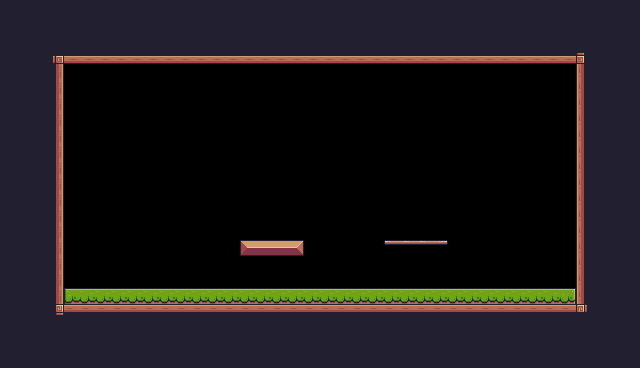

Tiled map render using the project's own tile images. Description and the whole map definition, tile-layer contents included, below:
An orthogonal 40x23 tile map with 16x16 px tiles, 1 tile layer (Background) and 12 objects (2x Fruit, Platform, Player, Checkpoint, Collected Fruits).

<map version="1.10" tiledversion="1.10.2" orientation="orthogonal" renderorder="right-down" width="40" height="23" tilewidth="16" tileheight="16" infinite="0" nextlayerid="4" nextobjectid="23">
 <tileset firstgid="1" source="Pixel Adventure.tsx" />
 <layer id="1" name="Background" width="40" height="23">
  <properties>
   <property name="Background Color" value="Blue" />
  </properties>
  <data encoding="csv">
24,24,24,24,24,24,24,24,24,24,24,24,24,24,24,24,24,24,24,24,24,24,24,24,24,24,24,24,24,24,24,24,24,24,24,24,24,24,24,24,
24,24,24,24,24,24,24,24,24,24,24,24,24,24,24,24,24,24,24,24,24,24,24,24,24,24,24,24,24,24,24,24,24,24,24,24,24,24,24,24,
24,24,24,24,24,24,24,24,24,24,24,24,24,24,24,24,24,24,24,24,24,24,24,24,24,24,24,24,24,24,24,24,24,24,24,24,24,24,24,24,
24,24,24,92,134,134,134,134,134,134,134,134,134,134,134,134,134,134,134,134,134,134,134,134,134,134,134,134,134,134,134,134,134,134,134,134,93,24,24,24,
24,24,24,113,0,0,0,0,0,0,0,0,0,0,0,0,0,0,0,0,0,0,0,0,0,0,0,0,0,0,0,0,0,0,0,0,111,24,24,24,
24,24,24,113,0,0,0,0,0,0,0,0,0,0,0,0,0,0,0,0,0,0,0,0,0,0,0,0,0,0,0,0,0,0,0,0,111,24,24,24,
24,24,24,113,0,0,0,0,0,0,0,0,0,0,0,0,0,0,0,0,0,0,0,0,0,0,0,0,0,0,0,0,0,0,0,0,111,24,24,24,
24,24,24,113,0,0,0,0,0,0,0,0,0,0,0,0,0,0,0,0,0,0,0,0,0,0,0,0,0,0,0,0,0,0,0,0,111,24,24,24,
24,24,24,113,0,0,0,0,0,0,0,0,0,0,0,0,0,0,0,0,0,0,0,0,0,0,0,0,0,0,0,0,0,0,0,0,111,24,24,24,
24,24,24,113,0,0,0,0,0,0,0,0,0,0,0,0,0,0,0,0,0,0,0,0,0,0,0,0,0,0,0,0,0,0,0,0,111,24,24,24,
24,24,24,113,0,0,0,0,0,0,0,0,0,0,0,0,0,0,0,0,0,0,0,0,0,0,0,0,0,0,0,0,0,0,0,0,111,24,24,24,
24,24,24,113,0,0,0,0,0,0,0,0,0,0,0,0,0,0,0,0,0,0,0,0,0,0,0,0,0,0,0,0,0,0,0,0,111,24,24,24,
24,24,24,113,0,0,0,0,0,0,0,0,0,0,0,0,0,0,0,0,0,0,0,0,0,0,0,0,0,0,0,0,0,0,0,0,111,24,24,24,
24,24,24,113,0,0,0,0,0,0,0,0,0,0,0,0,0,0,0,0,0,0,0,0,0,0,0,0,0,0,0,0,0,0,0,0,111,24,24,24,
24,24,24,113,0,0,0,0,0,0,0,0,0,0,0,0,0,0,0,0,0,0,0,0,0,0,0,0,0,0,0,0,0,0,0,0,111,24,24,24,
24,24,24,113,0,0,0,0,0,0,0,0,0,0,0,13,14,14,15,0,0,0,0,0,40,41,41,42,0,0,0,0,0,0,0,0,111,24,24,24,
24,24,24,113,0,0,0,0,0,0,0,0,0,0,0,0,0,0,0,0,0,0,0,0,0,0,0,0,0,0,0,0,0,0,0,0,111,24,24,24,
24,24,24,113,0,0,0,0,0,0,0,0,0,0,0,0,0,0,0,0,0,0,0,0,0,0,0,0,0,0,0,0,0,0,0,0,111,24,24,24,
24,24,24,113,7,8,8,8,8,8,8,8,8,8,8,8,8,8,8,8,8,8,8,8,8,8,8,8,8,8,8,8,8,8,8,9,111,24,24,24,
24,24,24,114,90,90,90,90,90,90,90,90,90,90,90,90,90,90,90,90,90,90,90,90,90,90,90,90,90,90,90,90,90,90,90,90,115,24,24,24,
24,24,24,24,24,24,24,24,24,24,24,24,24,24,24,24,24,24,24,24,24,24,24,24,24,24,24,24,24,24,24,24,24,24,24,24,24,24,24,24,
24,24,24,24,24,24,24,24,24,24,24,24,24,24,24,24,24,24,24,24,24,24,24,24,24,24,24,24,24,24,24,24,24,24,24,24,24,24,24,24,
24,24,24,24,24,24,24,24,24,24,24,24,24,24,24,24,24,24,24,24,24,24,24,24,24,24,24,24,24,24,24,24,24,24,24,24,24,24,24,24
</data>
 </layer>
 <objectgroup id="3" name="Collisions">
  <object id="2" x="48" y="48" width="544" height="16" />
  <object id="3" x="48" y="304" width="544" height="16" />
  <object id="4" x="576" y="64" width="16" height="240" />
  <object id="5" x="48" y="64" width="16" height="240" />
  <object id="7" x="64" y="288" width="512" height="16" />
  <object id="9" name="Platform" type="Platform" x="384" y="240" width="64" height="16" />
  <object id="21" x="240" y="240" width="64" height="16" />
 </objectgroup>
 <objectgroup id="2" name="Spawnpoints">
  <object id="1" name="Player" type="Player" x="80" y="256" width="32" height="32" />
  <object id="10" name="Apple" type="Fruit" x="400" y="208" width="32" height="32" />
  <object id="17" name="Flag" type="Checkpoint" x="512" y="224" width="64" height="64" />
  <object id="20" name="Apple" type="Fruit" x="256" y="208" width="32" height="32" />
  <object id="22" name="Collected Fruits" type="Collected Fruits" x="64" y="24" width="64" height="32" />
 </objectgroup>
</map>
